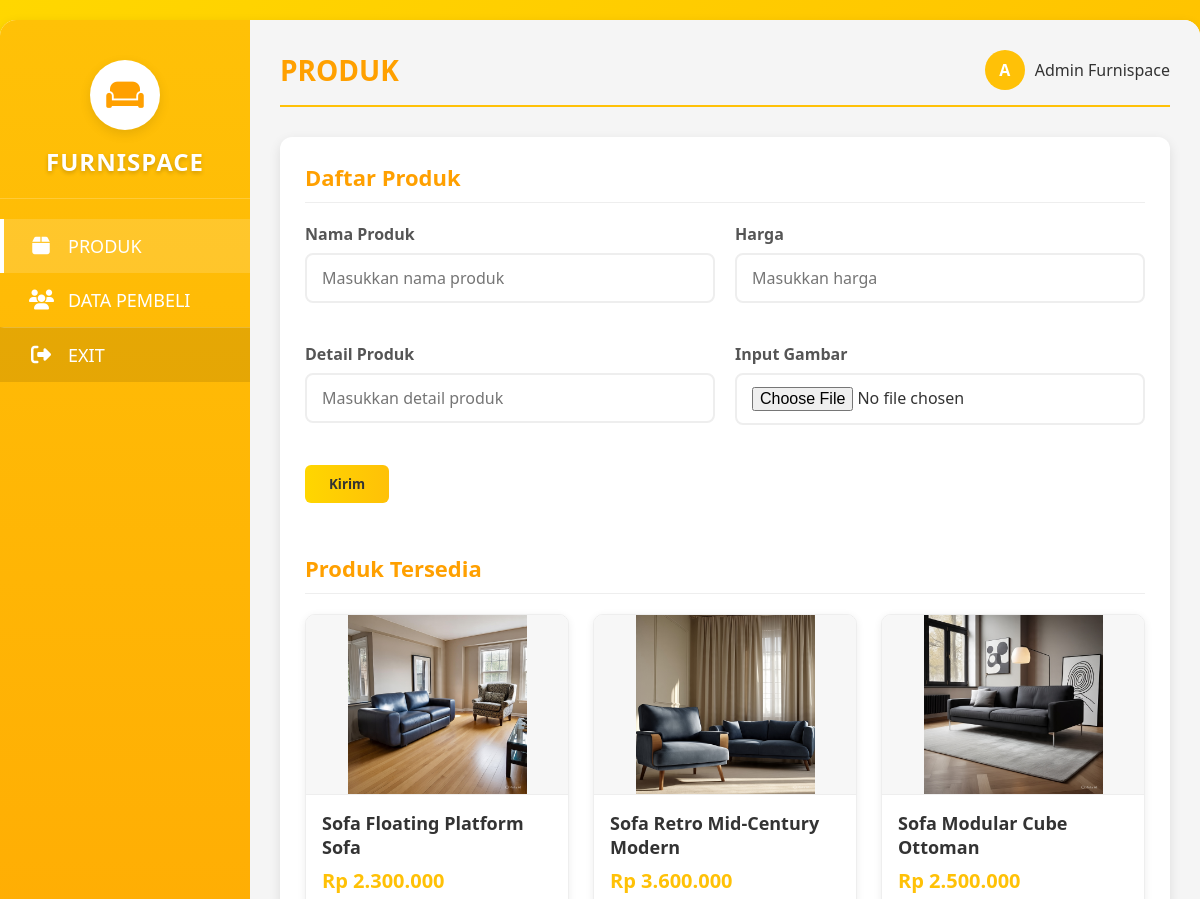
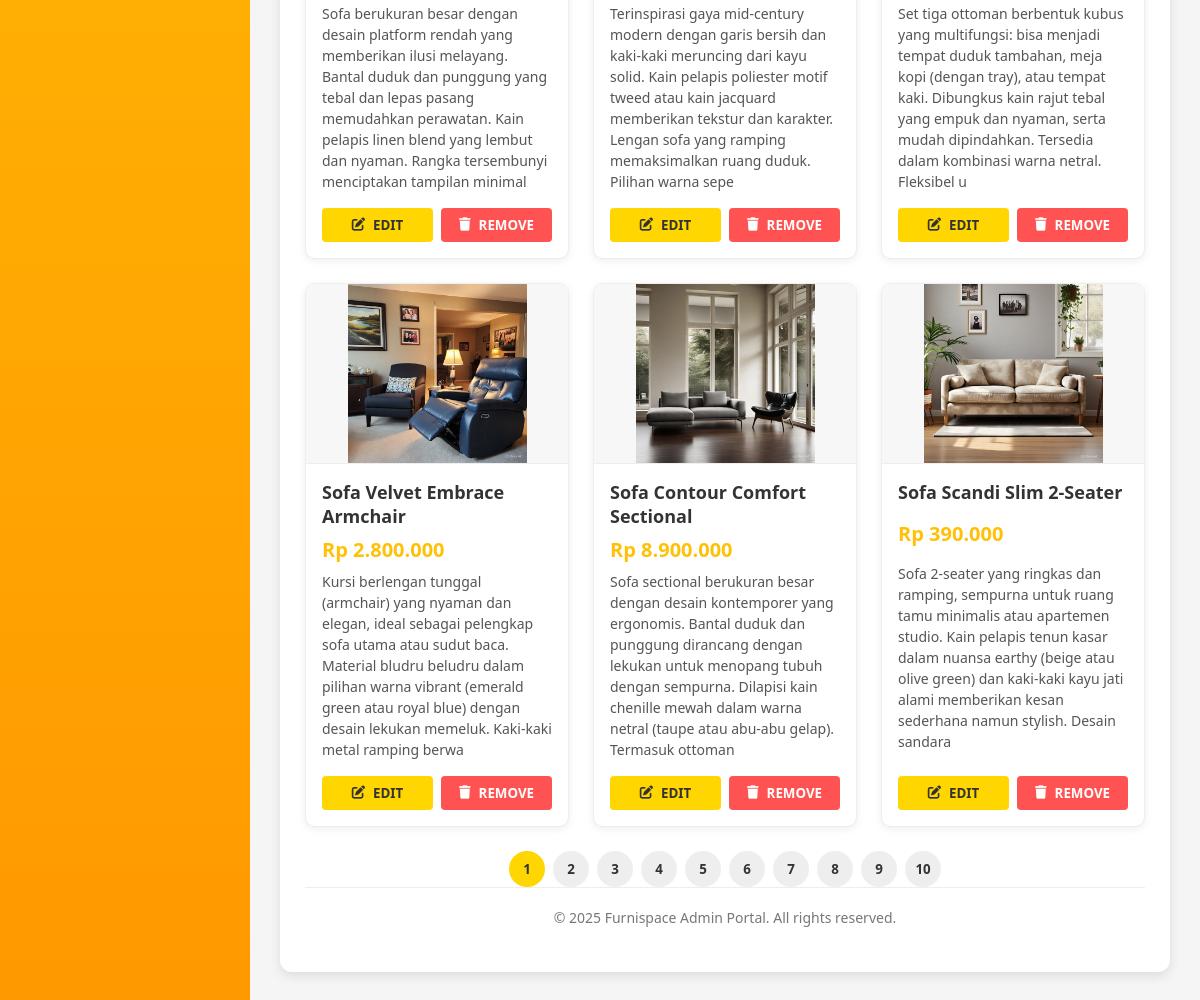
Screenshot of /resources/dashboard.php with the database file from the repository (2 pictures, top to bottom).
### tables this page shows
CREATE TABLE `data_produk` (
  `id` int(11) NOT NULL,
  `nama` varchar(255) NOT NULL,
  `harga` int(11) NOT NULL,
  `detail` varchar(255) NOT NULL,
  `gambar` text NOT NULL
);

### resources/dashboard.php (the view, shortened to what this page needs)
<!DOCTYPE html>
<html lang="id">
<head>
    <link rel="stylesheet" href="https://cdnjs.cloudflare.com/ajax/libs/font-awesome/6.4.0/css/all.min.css">
    <link rel="stylesheet" href="../css/dashboard.css">
</head>
<body>
    <div class="admin-container">
        <div class="sidebar">
            <div class="logo-container">
                <div class="logo">
                    <i class="fas fa-couch"></i>
                </div>
                <div class="brand-name">FURNISPACE</div>
            </div>
            <div class="menu">
                <div class="menu-item active" onclick="window.location.href='dashboard.php';">
                    <i class="fas fa-box"></i>
                    <span class="menu-text">PRODUK</span>
                </div>
                <div class="menu-item " onclick="window.location.href='data_pembeli.php';">
                    <i class="fas fa-users"></i>
                    <span class="menu-text">DATA PEMBELI</span>
                </div>
                <div class="menu-item exit" onclick="window.location.href='loginAdmin.php';">
                    <i class="fas fa-sign-out-alt"></i>
                    <span class="menu-text">EXIT</span>
                </div>
            </div>
        </div>
        <div class="main-content">
            <div class="header">
                <h1 class="page-title">PRODUK</h1>
                <div class="user-info">
                    <div class="user-avatar">A</div>
                    <span>Admin Furnispace</span>
                </div>
            </div>
            <div class="products-section">
                <h2 class="section-title">Daftar Produk</h2>
                <Form enctype="multipart/form-data" method="POST" action="../databases/upload.php">
                <div class="product-form">
                    <div class="form-group">
                        <label for="product-name">Nama Produk</label>
                        <input type="text" name="nama" class="form-control" placeholder="Masukkan nama produk">
                    </div>
                    <div class="form-group">
                        <label for="product-price">Harga</label>
                        <input type="number" name="harga" class="form-control" placeholder="Masukkan harga">
                    </div>
                    <div class="form-group">
                        <label for="product-details">Detail Produk</label>
                        <input type="text" name="detail" class="form-control" placeholder="Masukkan detail produk">
                    </div>
                    <div class="form-group">
                        <label>Input Gambar</label>
                        <input type="file" name="gambar" class="form-control">
                    </div>
                    <div class="form-group">
                        <button type="submit" style="background: linear-gradient(90deg, #FFD600 0%, #FFC107 100%); color: #333; border: none; padding: 10px 24px; border-radius: 6px; font-weight: bold; cursor: pointer;">
                            Kirim
                        </button>
                    </div>
                </div>
                </form>
                <?php
                include "../databases/koneksi.php";
                $data = mysqli_query($koneksi, "SELECT * FROM data_produk ORDER BY id DESC");
                $produk = [];
                while ($row = mysqli_fetch_array($data)) {
                    $produk[] = $row;
                }
                $totalProduk = count($produk);
                $perPage = 6;
                $totalPages = ceil($totalProduk / $perPage);
                $page = isset($_GET['page']) ? max(1, min($totalPages, intval($_GET['page']))) : 1;
                $start = ($page - 1) * $perPage;
                $produkTampil = array_slice($produk, $start, $perPage);
                ?>
                <div class="products-list" id="products-list">
                    <h2 class="section-title">Produk Tersedia</h2>
                    <div class="product-grid" style="display: grid; grid-template-columns: repeat(3, 1fr); gap: 24px; width: 100%;">
                        <?php foreach ($produkTampil as $row): ?>
                            <div class="product-card" style="background: #fff; border-radius: 10px; overflow: hidden; box-shadow: 0 2px 8px rgba(0,0,0,0.07); display: flex; flex-direction: column; min-height: 370px;">
                                <div class="product-image" style="width: 100%; height: 180px; display: flex; align-items: center; justify-content: center; background: #f7f7f7;">
                                    <img src="../gambar/<?php echo htmlspecialchars($row['gambar']); ?>" style="max-width: 100%; max-height: 100%; object-fit: contain;">
                                </div>
                                <div class="product-details" style="padding: 16px; flex: 1 1 auto; display: flex; flex-direction: column; justify-content: space-between;">
                                    <h3 class="product-name" style="margin: 0 0 8px 0;"><?php echo htmlspecialchars($row['nama']); ?></h3>
                                    <div class="product-price" style="font-weight: bold; color: #FFC107; margin-bottom: 8px;">
                                        Rp <?php echo number_format($row['harga'], 0, ',', '.'); ?>
                                    </div>
                                    <p class="product-description" style="margin-bottom: 16px; color: #555;"><?php echo htmlspecialchars($row['detail']); ?></p>
                                    <div class="product-actions" style="display: flex; gap: 8px;">
                                        <a href="edit.php?id=<?php echo $row['id'] ; ?>" style="text-decoration: none; flex: 1;">
                                            <button class="btn btn-edit" style="width: 100%; background: #FFD600; color: #333; border: none; padding: 8px 0; border-radius: 4px; font-weight: bold; cursor: pointer;">
                                                <i class="fas fa-edit"></i> EDIT
                                            </button>
                                        </a>
                                        <a href="../databases/hapus.php?id=<?php echo $row['id'] ; ?>" style="text-decoration: none; flex: 1;">
                                            <button class="btn btn-remove" style="width: 100%; background: #FF5252; color: #fff; border: none; padding: 8px 0; border-radius: 4px; font-weight: bold; cursor: pointer;">
                                                <i class="fas fa-trash"></i> REMOVE
                                            </button>
                                        </a>
                                    </div>
                                </div>
                            </div>
                        <?php endforeach; ?>
                    </div>
                    <div class="product-slider" style="display: flex; justify-content: center; align-items: center; margin-top: 24px; gap: 8px;">
                        <?php for ($i = 1; $i <= $totalPages; $i++): ?>
                            <a href="?page=<?php echo $i; ?>#products-list" style="text-decoration: none;">
                                <button style="width: 36px; height: 36px; border-radius: 50%; border: none; background: <?php echo $i == $page ? '#FFD600' : '#eee'; ?>; color: #333; font-weight: bold; cursor: pointer;">
                                    <?php echo $i; ?>
                                </button>
                            </a>
                        <?php endfor; ?>
                    </div>
                </div>
            <div class="admin-footer">
                <p>&copy; 2025 Furnispace Admin Portal. All rights reserved.</p>
            </div>
        </div>
    </div>
</body>
</html>

### css/dashboard.css (style rules this page uses)
* { margin: 0; padding: 0; box-sizing: border-box; font-family: 'Segoe UI', Tahoma, Geneva, Verdana, sans-serif; }
:root { --primary: #FFC107; --primary-dark: #FFA000; --secondary: #FF9800; --light: #FFF9C4; --dark: #333; --gray: #f5f5f5; --white: #fff; --shadow: 0 4px 12px rgba(0, 0, 0, 0.1); }
body { background: linear-gradient(135deg, #FFD700 0%, #FFA500 100%); min-height: 100vh; display: flex; color: var(--dark); }
.admin-container { display: flex; width: 100%; max-width: 1400px; margin: 20px auto; background: var(--white); border-radius: 16px; overflow: hidden; box-shadow: var(--shadow); min-height: 90vh; }
.sidebar { width: 250px; background: linear-gradient(to bottom, var(--primary), var(--secondary)); color: var(--white); padding: 20px 0; display: flex; flex-direction: column; }
.logo-container { text-align: center; padding: 20px 0; border-bottom: 1px solid rgba(255, 255, 255, 0.2); margin-bottom: 20px; }
.logo { background: var(--white); width: 70px; height: 70px; border-radius: 50%; display: flex; align-items: center; justify-content: center; margin: 0 auto 15px; box-shadow: var(--shadow); }
.logo i { font-size: 30px; color: var(--primary-dark); }
.brand-name { font-size: 24px; font-weight: 700; letter-spacing: 1px; text-shadow: 0 2px 4px rgba(0, 0, 0, 0.2); }
.menu { flex-grow: 1; }
.menu-item { padding: 15px 25px; display: flex; align-items: center; transition: all 0.3s; cursor: pointer; border-left: 4px solid transparent; }
.menu-item:hover, .menu-item.active { background: rgba(255, 255, 255, 0.15); border-left: 4px solid var(--white); }
.menu-item i { font-size: 20px; margin-right: 15px; width: 24px; text-align: center; }
.menu-text { font-size: 18px; font-weight: 500; }
.menu-item.exit { border-top: 1px solid rgba(255, 255, 255, 0.2); margin-top: auto; background: rgba(0, 0, 0, 0.1); }
.main-content { flex: 1; padding: 30px; background: var(--gray); display: flex; flex-direction: column; }
.header { display: flex; justify-content: space-between; align-items: center; margin-bottom: 30px; padding-bottom: 15px; border-bottom: 2px solid var(--primary); }
.page-title { font-size: 28px; font-weight: 700; color: var(--primary-dark); }
.user-info { display: flex; align-items: center; gap: 10px; }
.user-avatar { width: 40px; height: 40px; border-radius: 50%; background: var(--primary); display: flex; align-items: center; justify-content: center; color: var(--white); font-weight: 600; }
.products-section { background: var(--white); border-radius: 12px; padding: 25px; box-shadow: var(--shadow); margin-bottom: 30px; }
.section-title { font-size: 22px; margin-bottom: 20px; padding-bottom: 10px; border-bottom: 1px solid #eee; color: var(--primary-dark); }
.product-form { display: grid; grid-template-columns: 1fr 1fr; gap: 20px; margin-bottom: 30px; }
.form-group { margin-bottom: 20px; }
.form-group label { display: block; margin-bottom: 8px; font-weight: 600; color: #555; }
.form-control { width: 100%; padding: 12px 15px; border: 2px solid #eee; border-radius: 8px; font-size: 16px; transition: all 0.3s; }
.products-list { margin-top: 30px; }
.product-grid { display: grid; grid-template-columns: repeat(auto-fill, minmax(250px, 1fr)); gap: 20px; }
.product-card { background: var(--white); border-radius: 10px; overflow: hidden; box-shadow: 0 3px 10px rgba(0, 0, 0, 0.08); transition: all 0.3s; border: 1px solid #eee; }
.product-image { height: 180px; background: var(--light); display: flex; align-items: center; justify-content: center; color: var(--primary-dark); font-size: 50px; border-bottom: 1px solid #eee; }
.product-details { padding: 20px; }
.product-name { font-size: 18px; font-weight: 600; margin-bottom: 10px; color: var(--dark); }
.product-price { font-size: 20px; font-weight: 700; color: var(--primary-dark); margin-bottom: 10px; }
.product-description { color: #666; font-size: 14px; margin-bottom: 15px; line-height: 1.5; }
.product-actions { display: flex; gap: 10px; }
.btn { padding: 10px 15px; border-radius: 6px; font-weight: 600; cursor: pointer; border: none; transition: all 0.3s; display: flex; align-items: center; justify-content: center; gap: 8px; }
.btn-edit { background: var(--primary); color: var(--dark); flex: 1; }
.btn-remove { background: #f44336; color: var(--white); flex: 1; }
.admin-footer { margin-top: auto; text-align: center; padding: 20px; color: #777; font-size: 14px; border-top: 1px solid #eee; }

### rows the page displays
data_produk: gambar (picture), nama "Sofa Floating Platform Sofa", harga "2.300.000", detail "Sofa berukuran besar dengan desain platform rendah yang memberikan ilusi melayang. Bantal duduk dan punggung yang tebal dan lepas pasang memudahkan perawatan. Kain pelapis linen blend yang lembut dan nyaman. Rangka tersembunyi menciptakan tampilan minimal"
data_produk: gambar (picture), nama "Sofa Retro Mid-Century Modern", harga "3.600.000", detail "Terinspirasi gaya mid-century modern dengan garis bersih dan kaki-kaki meruncing dari kayu solid. Kain pelapis poliester motif tweed atau kain jacquard memberikan tekstur dan karakter. Lengan sofa yang ramping memaksimalkan ruang duduk. Pilihan warna sepe"
data_produk: gambar (picture), nama "Sofa Modular Cube Ottoman", harga "2.500.000", detail "Set tiga ottoman berbentuk kubus yang multifungsi: bisa menjadi tempat duduk tambahan, meja kopi (dengan tray), atau tempat kaki. Dibungkus kain rajut tebal yang empuk dan nyaman, serta mudah dipindahkan. Tersedia dalam kombinasi warna netral. Fleksibel u"
data_produk: gambar (picture), nama "Sofa Velvet Embrace Armchair", harga "2.800.000", detail "Kursi berlengan tunggal (armchair) yang nyaman dan elegan, ideal sebagai pelengkap sofa utama atau sudut baca. Material bludru beludru dalam pilihan warna vibrant (emerald green atau royal blue) dengan desain lekukan memeluk. Kaki-kaki metal ramping berwa"
data_produk: gambar (picture), nama "Sofa Contour Comfort Sectional", harga "8.900.000", detail "Sofa sectional berukuran besar dengan desain kontemporer yang ergonomis. Bantal duduk dan punggung dirancang dengan lekukan untuk menopang tubuh dengan sempurna. Dilapisi kain chenille mewah dalam warna netral (taupe atau abu-abu gelap). Termasuk ottoman"
data_produk: gambar (picture), nama "Sofa Scandi Slim 2-Seater", harga "390.000", detail "Sofa 2-seater yang ringkas dan ramping, sempurna untuk ruang tamu minimalis atau apartemen studio. Kain pelapis tenun kasar dalam nuansa earthy (beige atau olive green) dan kaki-kaki kayu jati alami memberikan kesan sederhana namun stylish. Desain sandara"
